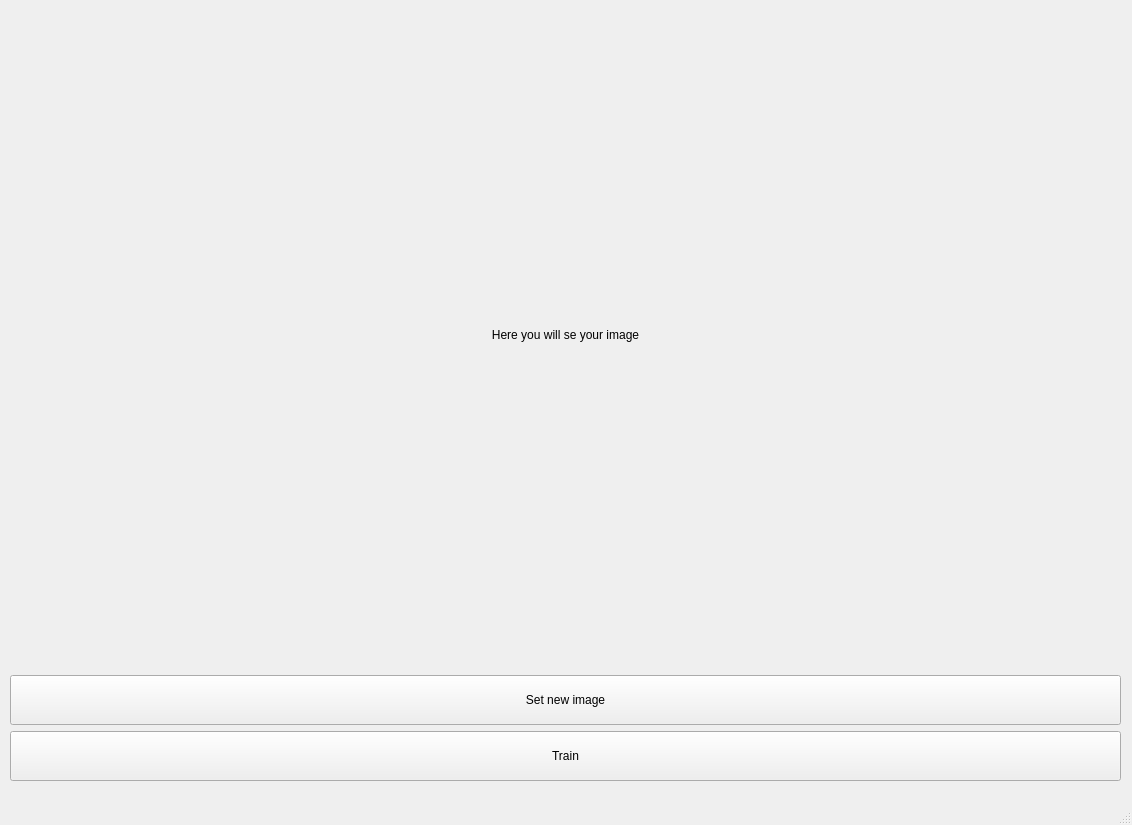
<?xml version="1.0" encoding="UTF-8"?>
<ui version="4.0">
 <class>MainWindow</class>
 <widget class="QMainWindow" name="MainWindow">
  <property name="geometry">
   <rect>
    <x>0</x>
    <y>0</y>
    <width>1132</width>
    <height>825</height>
   </rect>
  </property>
  <property name="windowTitle">
   <string>MainWindow</string>
  </property>
  <widget class="QWidget" name="centralwidget">
   <widget class="QWidget" name="gridLayoutWidget">
    <property name="geometry">
     <rect>
      <x>10</x>
      <y>0</y>
      <width>1111</width>
      <height>781</height>
     </rect>
    </property>
    <layout class="QGridLayout" name="gridLayout">
     <item row="2" column="0">
      <widget class="QPushButton" name="StartTraining">
       <property name="text">
        <string>
Train
</string>
       </property>
      </widget>
     </item>
     <item row="1" column="0">
      <widget class="QPushButton" name="NewImageSetter">
       <property name="text">
        <string>
Set new image
</string>
       </property>
      </widget>
     </item>
     <item row="0" column="0">
      <widget class="QLabel" name="imageShower">
       <property name="layoutDirection">
        <enum>Qt::LeftToRight</enum>
       </property>
       <property name="text">
        <string>Here you will se your image</string>
       </property>
       <property name="alignment">
        <set>Qt::AlignCenter</set>
       </property>
      </widget>
     </item>
    </layout>
   </widget>
  </widget>
  <widget class="QMenuBar" name="menubar">
   <property name="geometry">
    <rect>
     <x>0</x>
     <y>0</y>
     <width>1132</width>
     <height>22</height>
    </rect>
   </property>
  </widget>
  <widget class="QStatusBar" name="statusbar"/>
 </widget>
 <resources/>
 <connections/>
</ui>
